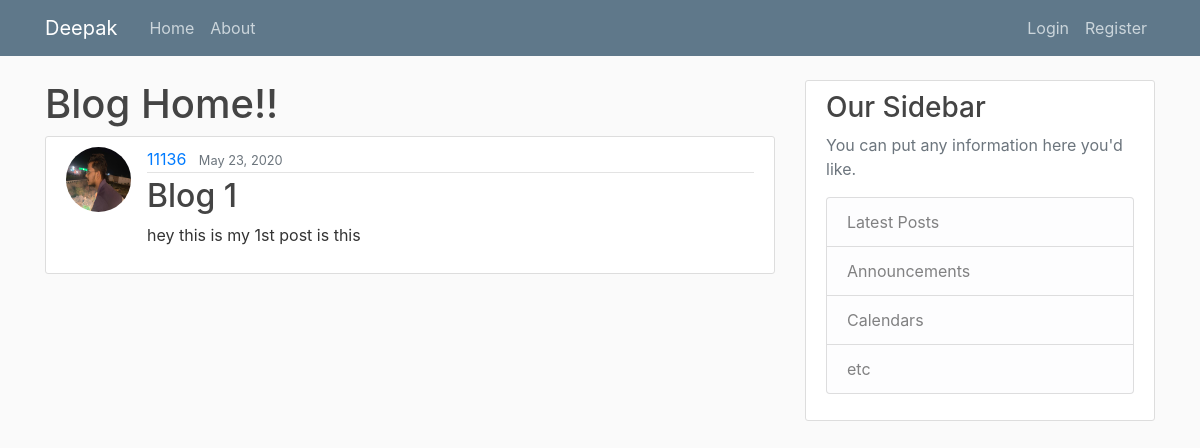
The app's page /post/1/ with its own data.
### blog/models.py (models this page shows, shortened)
class Post(models.Model):
    title=models.CharField(max_length=100)
    content=models.TextField()
    date_posted=models.DateTimeField(default=timezone.now)
    author=models.ForeignKey(User, on_delete=models.CASCADE)

### users/models.py (models this page shows, shortened)
class Profile(models.Model):
    user=models.OneToOneField(User, on_delete=models.CASCADE)
    image=models.ImageField(default='default.jpg', upload_to='profile_pics')

### blog/views.py (the view)
# urls.py: path('post/<int:pk>/', PostDetailView.as_view(),name='post-detail'),
class PostDetailView(DetailView):
    model=Post

### blog/templates/blog/post_detail.html (shortened to what this page needs)
{% extends 'blog/base.html'%}
{%block content%}
    <h1>Blog Home!!</h1>
        <article class="media content-section">
            <img src="{{object.author.profile.image.url}}" class="rounded-circle article-img">
            <div class="media-body">
            <div class="article-metadata">
                <a class="mr-2" href="#">{{ object.author }}</a>
                <small class="text-muted">{{ object.date_posted|date:'F d, Y' }}</small>
            </div>
            <h2 class="article-title" href="#">{{ object.title }}</h2>
            <p class="article-content">{{ object.content }}</p>
            </div>
        </article>
{%endblock content%}

### blog/static/blog/main.css (style rules this page uses)
body { background: #fafafa; color: #333333; margin-top: 5rem; }
h1, h2, h3, h4, h5, h6 { color: #444444; }
.content-section { background: #ffffff; padding: 10px 20px; border: 1px solid #dddddd; border-radius: 3px; margin-bottom: 20px; }
.article-title { color: #444444; }
.article-content { white-space: pre-line; }
.article-img { height: 65px; width: 65px; margin-right: 16px; }
.article-metadata { padding-bottom: 1px; margin-bottom: 4px; border-bottom: 1px solid #e3e3e3 }

### records on screen
Post: author.profile.image (picture), author "11136", date_posted "May 23, 2020", title "Blog 1", content "hey this is my 1st post is this"
